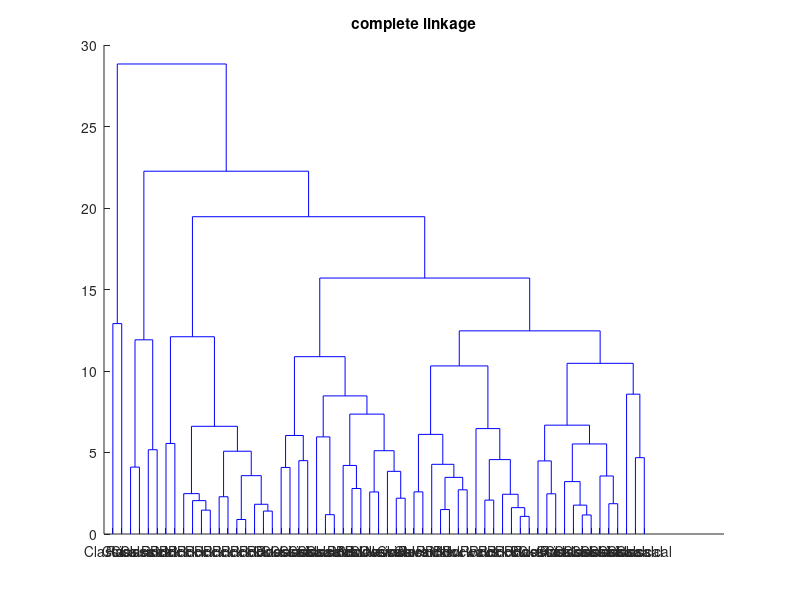
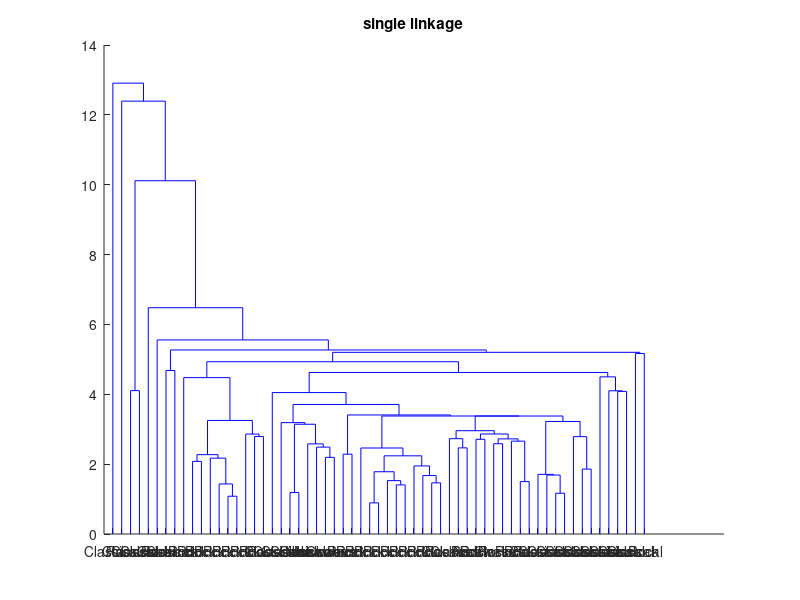
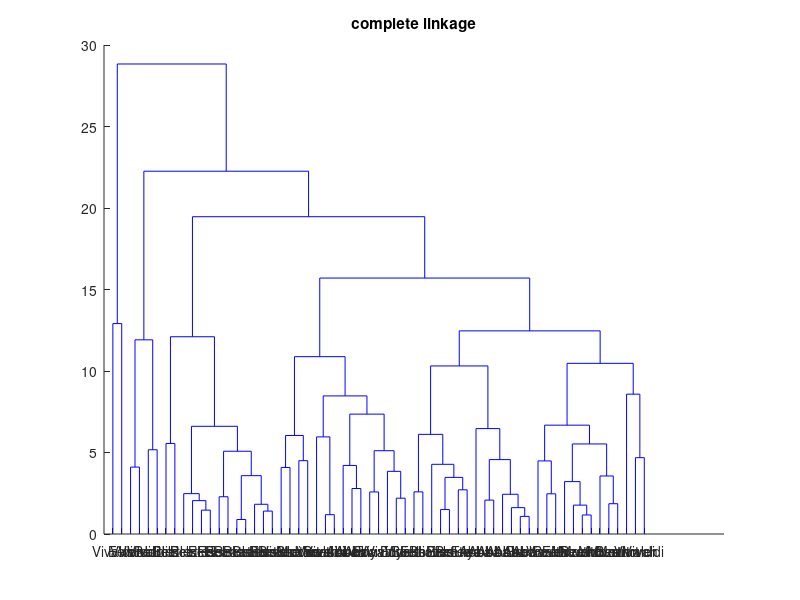
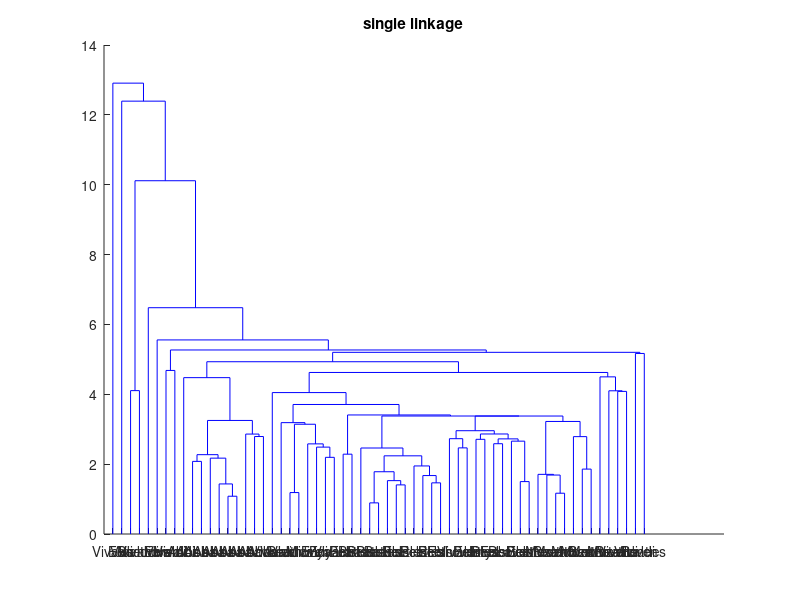

The MATLAB script that drew these images, in order:
%% 8
clear
clc

fid = fopen('music2.csv','r');
tline = fgets(fid);
variables = strsplit(tline, ',');
music_data = textscan(fid,'%s%s%s%f%f%f%f%f','delimiter',',', 'HeaderLines', 1);
fclose(fid);
%
numeric_music_data = [music_data{4:end}];
% numeric_music_data = double(numeric_college_data);
trData = numeric_music_data;

% Zscore normalization
for i = 1:size(trData,2)
    trData_zscorenorm(:,i) = (trData(:,i)-mean(trData(:,i)))/std(trData(:,i));
end
numeric_music_data = trData_zscorenorm;

% type
Y = pdist(numeric_music_data);
Y = squareform(Y);
Z_music = linkage(Y, 'complete');
figure('Position', [100, 100, 1000, 600]);
[~,~,outperm_music] = dendrogram(Z_music,0);
set(gca,'Xtick',1:1:size((music_data{1,3}),1))
set(gca, 'XTickLabel', (music_data{1,3}(outperm_music))')
xtickangle(90)
title('complete linkage')
%% 
% single
Z_music_single = linkage(Y);
figure('Position', [100, 100, 1000, 600]);
[~,~,outperm_music] = dendrogram(Z_music_single,0);
set(gca,'Xtick',1:1:size((music_data{1,3}),1))
set(gca, 'XTickLabel', (music_data{1,3}(outperm_music))')
xtickangle(90)
title('single linkage')
%%
% Artist
Y = pdist(numeric_music_data);
Y = squareform(Y);
Z_music = linkage(Y, 'complete');
figure('Position', [100, 100, 1000, 600]);
[~,~,outperm_music] = dendrogram(Z_music,0);
set(gca,'Xtick',1:1:size((music_data{1,2}),1))
set(gca, 'XTickLabel', (music_data{1,2}(outperm_music))')
xtickangle(90)
title('complete linkage')
%% 
% single
Z_music_single = linkage(Y);
figure('Position', [100, 100, 1000, 600]);
[~,~,outperm_music] = dendrogram(Z_music_single,0);
set(gca,'Xtick',1:1:size((music_data{1,2}),1))
set(gca, 'XTickLabel', (music_data{1,2}(outperm_music))')
xtickangle(90)
title('single linkage')

